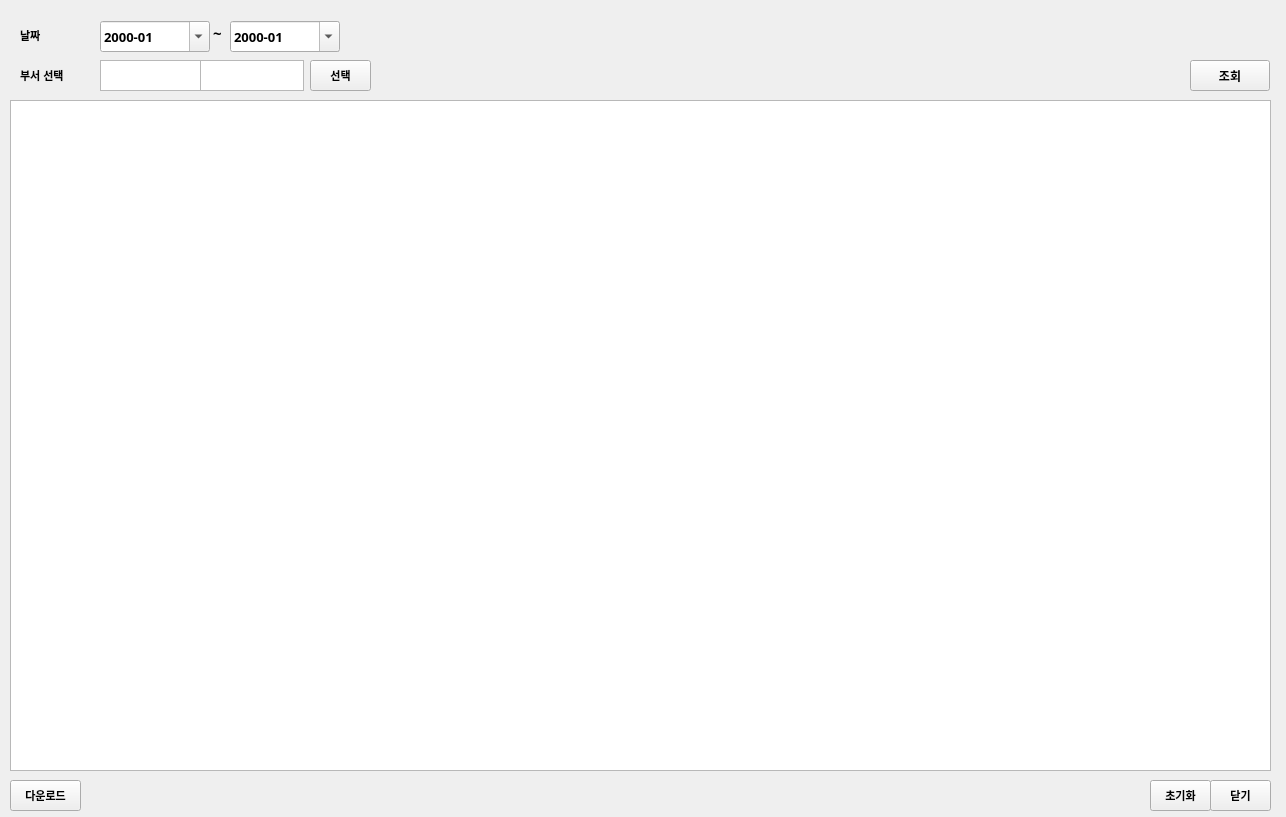
<?xml version="1.0" encoding="UTF-8"?>
<ui version="4.0">
 <class>window</class>
 <widget class="QWidget" name="window">
  <property name="geometry">
   <rect>
    <x>0</x>
    <y>0</y>
    <width>1286</width>
    <height>817</height>
   </rect>
  </property>
  <property name="windowTitle">
   <string>Form</string>
  </property>
  <widget class="QLabel" name="lbl_select_date">
   <property name="geometry">
    <rect>
     <x>20</x>
     <y>20</y>
     <width>71</width>
     <height>30</height>
    </rect>
   </property>
   <property name="font">
    <font>
     <family>Arial</family>
     <pointsize>8</pointsize>
     <weight>75</weight>
     <bold>true</bold>
    </font>
   </property>
   <property name="text">
    <string>날짜</string>
   </property>
  </widget>
  <widget class="QLabel" name="lbl_select_file">
   <property name="geometry">
    <rect>
     <x>20</x>
     <y>60</y>
     <width>71</width>
     <height>30</height>
    </rect>
   </property>
   <property name="font">
    <font>
     <family>Arial</family>
     <pointsize>8</pointsize>
     <weight>75</weight>
     <bold>true</bold>
    </font>
   </property>
   <property name="text">
    <string>부서 선택</string>
   </property>
  </widget>
  <widget class="QTableWidget" name="tbl_info">
   <property name="geometry">
    <rect>
     <x>10</x>
     <y>100</y>
     <width>1261</width>
     <height>671</height>
    </rect>
   </property>
  </widget>
  <widget class="QPushButton" name="btn_close">
   <property name="geometry">
    <rect>
     <x>1210</x>
     <y>780</y>
     <width>61</width>
     <height>31</height>
    </rect>
   </property>
   <property name="font">
    <font>
     <family>Arial</family>
     <pointsize>8</pointsize>
     <weight>75</weight>
     <bold>true</bold>
    </font>
   </property>
   <property name="text">
    <string>닫기</string>
   </property>
  </widget>
  <widget class="QPushButton" name="btn_search_dept">
   <property name="geometry">
    <rect>
     <x>310</x>
     <y>60</y>
     <width>61</width>
     <height>31</height>
    </rect>
   </property>
   <property name="font">
    <font>
     <family>Arial</family>
     <pointsize>8</pointsize>
     <weight>75</weight>
     <bold>true</bold>
    </font>
   </property>
   <property name="text">
    <string>선택</string>
   </property>
  </widget>
  <widget class="QPushButton" name="btn_clear">
   <property name="geometry">
    <rect>
     <x>1150</x>
     <y>780</y>
     <width>61</width>
     <height>31</height>
    </rect>
   </property>
   <property name="font">
    <font>
     <family>Arial</family>
     <pointsize>8</pointsize>
     <weight>75</weight>
     <bold>true</bold>
    </font>
   </property>
   <property name="text">
    <string>초기화</string>
   </property>
  </widget>
  <widget class="QTextEdit" name="txt_dept_id">
   <property name="geometry">
    <rect>
     <x>100</x>
     <y>60</y>
     <width>104</width>
     <height>31</height>
    </rect>
   </property>
   <property name="font">
    <font>
     <family>맑은 고딕</family>
     <pointsize>10</pointsize>
     <weight>75</weight>
     <bold>true</bold>
    </font>
   </property>
  </widget>
  <widget class="QTextEdit" name="txt_dept_name">
   <property name="geometry">
    <rect>
     <x>200</x>
     <y>60</y>
     <width>104</width>
     <height>31</height>
    </rect>
   </property>
   <property name="font">
    <font>
     <family>맑은 고딕</family>
     <pointsize>10</pointsize>
     <weight>75</weight>
     <bold>true</bold>
    </font>
   </property>
  </widget>
  <widget class="QPushButton" name="btn_search">
   <property name="geometry">
    <rect>
     <x>1190</x>
     <y>60</y>
     <width>80</width>
     <height>31</height>
    </rect>
   </property>
   <property name="font">
    <font>
     <family>맑은 고딕</family>
     <weight>75</weight>
     <bold>true</bold>
    </font>
   </property>
   <property name="text">
    <string>조회</string>
   </property>
  </widget>
  <widget class="QDateEdit" name="date_select_1">
   <property name="geometry">
    <rect>
     <x>100</x>
     <y>21</y>
     <width>110</width>
     <height>31</height>
    </rect>
   </property>
   <property name="font">
    <font>
     <family>맑은 고딕</family>
     <pointsize>10</pointsize>
     <weight>75</weight>
     <bold>true</bold>
    </font>
   </property>
   <property name="displayFormat">
    <string>yyyy-MM</string>
   </property>
   <property name="calendarPopup">
    <bool>true</bool>
   </property>
  </widget>
  <widget class="QPushButton" name="btn_download">
   <property name="geometry">
    <rect>
     <x>10</x>
     <y>780</y>
     <width>71</width>
     <height>31</height>
    </rect>
   </property>
   <property name="font">
    <font>
     <family>Arial</family>
     <pointsize>8</pointsize>
     <weight>75</weight>
     <bold>true</bold>
    </font>
   </property>
   <property name="text">
    <string>다운로드</string>
   </property>
  </widget>
  <widget class="QDateEdit" name="date_select_2">
   <property name="geometry">
    <rect>
     <x>230</x>
     <y>21</y>
     <width>110</width>
     <height>31</height>
    </rect>
   </property>
   <property name="font">
    <font>
     <family>맑은 고딕</family>
     <pointsize>10</pointsize>
     <weight>75</weight>
     <bold>true</bold>
    </font>
   </property>
   <property name="displayFormat">
    <string>yyyy-MM</string>
   </property>
   <property name="calendarPopup">
    <bool>true</bool>
   </property>
  </widget>
  <widget class="QLabel" name="label">
   <property name="geometry">
    <rect>
     <x>213</x>
     <y>17</y>
     <width>16</width>
     <height>31</height>
    </rect>
   </property>
   <property name="font">
    <font>
     <family>맑은 고딕</family>
     <pointsize>11</pointsize>
     <weight>75</weight>
     <bold>true</bold>
    </font>
   </property>
   <property name="text">
    <string>~</string>
   </property>
  </widget>
 </widget>
 <resources/>
 <connections/>
</ui>
